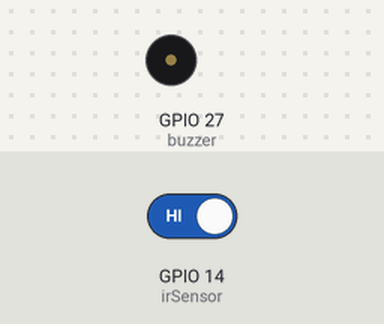
The sketch below on a simulated ESP32. Parts: buzzer (waves = sounding, pin HIGH). The inputs (shaded band) are chosen by the test bench; at power-on: GPIO 14 (irSensor) HIGH. WiFi joins after 1.5 s; servers stay silent unless stated; uploads are accepted with an empty reply; what the sketch prints to the serial monitor is not drawn.

Above: at 2.7 s.
2.8 s: GPIO 14 (irSensor) driven LOW
Timing chart, 0 to 5.8 s (numbered marks = the images above; inputs shaded):
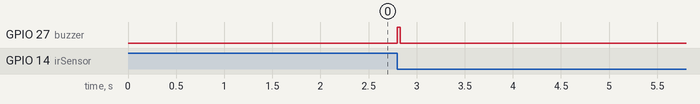

Measured:
- after the input at 2.8 s, GPIO 27 (buzzer): LOW → HIGH at once, → LOW 0.03 s later

The sketch:

esp32_sensor.ino
```cpp
#include <WiFi.h>
#include <WebServer.h>
#include <HTTPClient.h>
#include <WiFiClientSecure.h>

// --- A) LOCAL HOTSPOT (Connect here with your phone when out in the field offline) ---
const char* ap_ssid = "SeedMonitor";
const char* ap_password = "12345678";

// --- B) INTERNET WIFI (Used to push data upwards to your new Web App Dashboard) ---
const char* sta_ssid = "YOUR_WIFI_NAME";
const char* sta_password = "YOUR_WIFI_PASSWORD";

// --- C) SUPABASE CLOUD PWA CONFIG ---
const String SUPABASE_URL = "https://jhjdkqyneumjkyvolcga.supabase.co/rest/v1/seed_counts?outlet_id=eq.1";
const String SUPABASE_KEY = "sb_publishable_vyp5xHKWOixWAs6KgHfKTQ_FHzpFKEZ";

WebServer server(80);

int seedCount = 0;
const int irSensor = 14;
const int buzzer = 27;

bool detected = false;
unsigned long lastUpdate = 0;
int lastSentCount = -1;

// Webpage with auto refresh (Your original interface!)
void handleRoot() {
  String page = "<html><head>";
  page += "<meta http-equiv='refresh' content='1'>";
  // Giving it slightly nicer styling while keeping it identical to what you wrote
  page += "</head><body style='font-family: Arial, sans-serif; text-align: center; margin-top: 50px;'>";

  page += "<h1 style='color:green;'>Seed Monitoring System (Local)</h1>";
  page += "<h2>Total Seeds Dropped: <span style='color: blue;'>";
  page += seedCount;
  page += "</span></h2>";

  // Added a nice cloud-status indicator for you
  page += "<br/><p style='font-size: 14px; font-weight: bold;'>Cloud Sync Status: ";
  if (WiFi.status() == WL_CONNECTED) {
    page += "<span style='color: green;'>Online (Syncing to Web PWA 🟢)</span></p>";
  } else {
    page += "<span style='color: red;'>Offline-Only (No Internet Found 🔴)</span></p>";
  }

  page += "</body></html>";
  server.send(200, "text/html", page);
}

void setup() {
  Serial.begin(115200);

  pinMode(irSensor, INPUT);
  pinMode(buzzer, OUTPUT);

  // Set ESP32 to Hybrid Dual-Mode (Access Point + Station at the same time)
  WiFi.mode(WIFI_AP_STA);

  // 1. Start your Local Hotspot
  WiFi.softAP(ap_ssid, ap_password);
  Serial.println("--- Local Hotspot Started ---");
  Serial.print("Local Offline IP: ");
  Serial.println(WiFi.softAPIP());

  // 2. Start trying to connect to the Internet Router
  WiFi.begin(sta_ssid, sta_password);
  Serial.print("Attempting to connect to Cloud Wi-Fi...");

  // Don't freeze forever if there is no internet. Just try for 5 seconds.
  int tries = 0;
  while (WiFi.status() != WL_CONNECTED && tries < 10) {
    delay(500);
    Serial.print(".");
    tries++;
  }

  if (WiFi.status() == WL_CONNECTED) {
    Serial.println("\nSUCCESS: Cloud Mode Active! Connected to Internet.");
  } else {
    Serial.println("\nCAUTION: No Internet found. Working in Local-Only Mode.");
  }

  // 3. Start Local Web Server
  server.on("/", handleRoot);
  server.begin();
}

void loop() {
  // Always serve your old local website regardless of internet
  server.handleClient();

  int sensorValue = digitalRead(irSensor);

  // Detect seed
  if (sensorValue == LOW && !detected) {
    seedCount++;
    detected = true;

    digitalWrite(buzzer, HIGH);
    delay(30);
    digitalWrite(buzzer, LOW);

    Serial.print("Seed Count: ");
    Serial.println(seedCount);
  }

  if (sensorValue == HIGH) {
    detected = false;
  }

  // ONLY sync to the new PWA Dashboard if the router has given us internet
  if (WiFi.status() == WL_CONNECTED) {
    if (seedCount != lastSentCount && millis() - lastUpdate > 2000) {
      updateSupabase(seedCount);
      lastSentCount = seedCount;
      lastUpdate = millis();
    }
  }
}

void updateSupabase(int count) {
  WiFiClientSecure *client = new WiFiClientSecure;
  client->setInsecure();

  HTTPClient https;

  if (https.begin(*client, SUPABASE_URL)) {
    https.addHeader("Content-Type", "application/json");
    https.addHeader("apikey", SUPABASE_KEY);
    https.addHeader("Authorization", "Bearer " + SUPABASE_KEY);

    // Patch outlet #1
    String payload = "{\"current_count\":" + String(count) + ", \"flow_rate\":0, \"status\":\"healthy\"}";

    int httpResponseCode = https.PATCH(payload);

    if (httpResponseCode > 0) {
      Serial.print("Cloud Synced: ");
      Serial.println(httpResponseCode);
    } else {
      Serial.print("Cloud Sync Error: ");
      Serial.println(https.errorToString(httpResponseCode).c_str());
    }
    https.end();
  }

  delete client;
}
```
